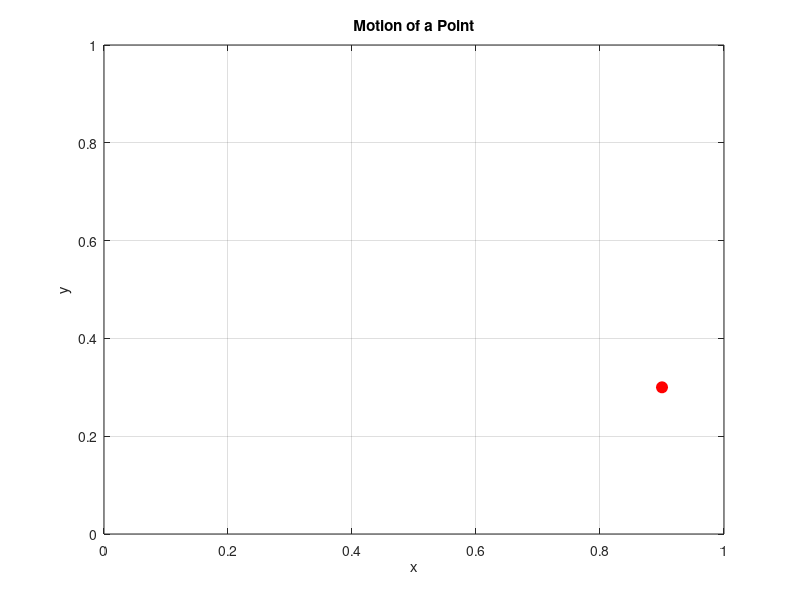

The MATLAB script that drew this image:
% SimpleAnimation.m
%   move a particle represented ny a circle symbol
%   to illustrate the basics of animation
 
%%  set parameters
Nt = 100;  % Number of time steps
xmin = 0.1;
xmax = 0.9;
yval = 0.3;

%% create vector
x = linspace(xmin,xmax,Nt);
  
%% animate position
for it = 1:Nt
    plot(x(it),yval,'ro','MarkerSize',8,'MarkerFaceColor','r')
    axis([0 1 0 1]), grid on
    xlabel('x')
    ylabel('y')
    title('Motion of a Point')
    drawnow
end
